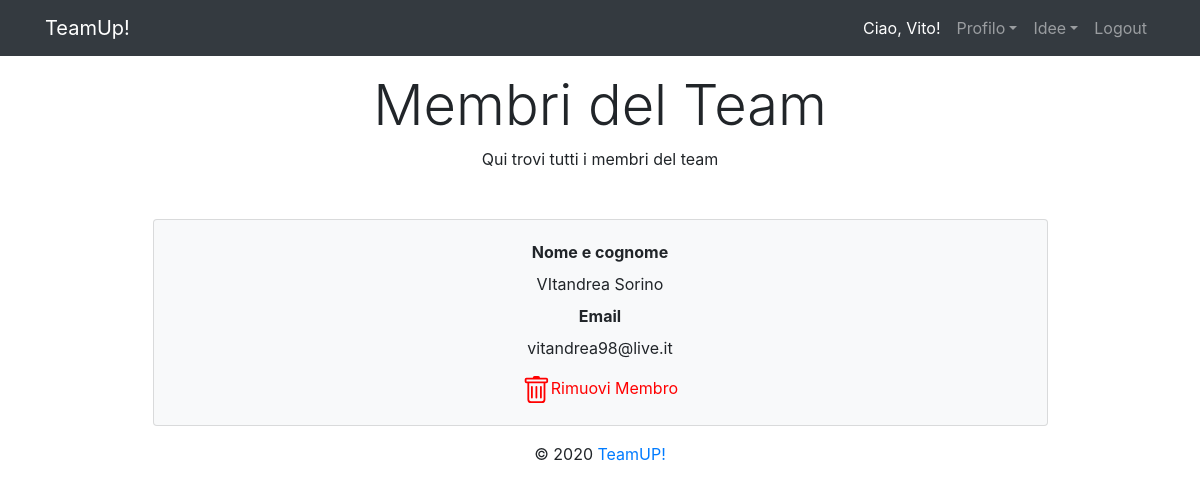
The page /users/getMembersList/10/5 (signed in) on the database its author committed.
### tables this page shows
CREATE TABLE IF NOT EXISTS `user` (
  `id` int(11) NOT NULL AUTO_INCREMENT,
  `firstName` varchar(30) NOT NULL,
  `lastName` varchar(30) NOT NULL,
  `email` varchar(100) NOT NULL,
  `psw` varchar(60) NOT NULL,
  PRIMARY KEY (`id`)
);

### app/controllers/Users.php (called while the page is built, shortened)
<?php
    class Users extends Controller{
        private $userModel;
        private $partecipationRequestModel;
        public function __construct() {
            $this->userModel = $this->model('User');
            $this->partecipationRequestModel = $this->model(PartecipationRequestModel::class);
            $this->ideaModel = $this->model(IdeaModel::class);
        }
        public function getMembersList($ideaId, $teamId){
            $data = [USERDTO_KEY => [], TEAM_ID => $teamId, IDEA_ID => $ideaId, OWNER => false];
            $data[USERDTO_KEY] = $this->userModel->getUsersByTeamId($teamId);
            $data[OWNER] = $this->ideaModel->getIdeaById($ideaId)->getOwnerId() == $_SESSION[USER_ID];
            foreach($data[USERDTO_KEY] as $user){
                $request = $this->partecipationRequestModel->getPartecipationRequestByUserIdAndIdeaId($ideaId, $user->getId());
            }
            $this->view("teams/members", $data);
        }
    }

### app/libraries/Core.php (called while the page is built, shortened)
<?php
  class Core
  {
      protected $currentMethod = 'bestIdeas';
      public function __construct()
      {
          $url = $this->getUrl();
          if ($url > 0 && file_exists('../app/controllers/' . ucwords($url[0]) . '.php')) {
              unset($url[0]);
          }
          $this->currentController = new $this->currentController;
          if (isset($url[1]) && method_exists($this->currentController, $url[1])) {
              $this->currentMethod = $url[1];
              unset($url[1]);
          }
          $this->params = $url ? array_values($url) : [];
          call_user_func_array([$this->currentController, $this->currentMethod], $this->params);
      }
      public function getUrl(){
          if (isset($_GET['url'])) {
              $url = rtrim($_GET['url'], '/');
              $url = filter_var($url, FILTER_SANITIZE_URL);
              return explode('/', $url);
          }
          return null;
      }
  }

### public/index.php (called while the page is built, shortened)
<?php
$init = new Core;

### app/libraries/Database.php (called while the page is built, shortened)
<?php
class Database {
    private $dbh;
    private $stmt;
    public function __construct(){
        $dsn = 'mysql:host=' . DB_HOST . ';dbname=' . DB_NAME;
        $options = array(
            PDO::ATTR_PERSISTENT => true,
            PDO::ATTR_ERRMODE => PDO::ERRMODE_EXCEPTION
        );
        try{
            $this->dbh = new PDO($dsn, DB_USER, DB_PASS, $options);
        } catch(PDOException $e){
            echo $e->getMessage();
        }
    }
    public function query($sql){
        $this->stmt = $this->dbh->prepare($sql);
    }
    public function bind($param, $value, $type = null){
        if(is_null($type)){
            switch(true){
                default:
                    $type = PDO::PARAM_STR;
            }
        }
        $this->stmt->bindValue($param, $value, $type);
    }
    public function execute(){
        return $this->stmt->execute();
    }
    public function classesFromResultSet($className){
        $this->execute();
        return $this->stmt->fetchAll(PDO::FETCH_CLASS, $className);
    }
    public function classFromSingle($className){
        $this->stmt->setFetchMode(PDO::FETCH_CLASS, $className);
        return $this->stmt->fetch();
    }
}

### app/models/User.php (called while the page is built, shortened)
<?php
    class User {
        protected $database;
        public function __construct(){
            $this->database = new Database();
        }
        public function getUsersByTeamId($teamId){
            $this->database->query(GET_MEMBER_LIST);
            $this->database->bind(":teamId", $teamId);
            return $this->database->classesFromResultSet(UserDTO::class);
        }
    }
    class UserDTO {
        private $firstName;
        private $lastName;
        private $email;
        private $reqId;
        public function getFirstName(){
            return $this->firstName;
        }
        public function getLastName(){
            return $this->lastName;
        }
        public function getEmail(){
            return $this->email;
        }
        public function getReqId()
        {
            return $this->reqId;
        }
        public function setReqId($reqId)
        {
            $this->reqId = $reqId;
        }
    }

### app/models/PartecipationRequestModel.php (called while the page is built, shortened)
<?php
class PartecipationRequestModel{
    protected $database;
    public function __construct(){
        $this->database = new Database();
    }
    public function getPartecipationRequestByUserIdAndIdeaId($ideaId,$userId){
        $this->database->query('SELECT partecipationRequest.* FROM partecipationRequest WHERE ideaId = :ideaId and userId = :userId');
        $this->database->bind(IDEA_ID_QUERY,$ideaId);
        $this->database->bind(USER_ID_QUERY,$userId);
        return $this->database->classFromSingle(PartecipationRequestDTO::class);
    }
}

### app/views/teams/members.php (the view, shortened to what this page needs)
<?php require APPROOT . '/views/inc/header.php'; ?>
    <div class="container rounded mt-2 col-md-10">
        <div class="container text-center">
            <label class="display-4 ">Membri del Team</label>
            <p>Qui trovi tutti i membri del team</p>
        </div>
        <div class = "container">
        <?php if($data[USERDTO_KEY] != null && sizeof($data[USERDTO_KEY]) > 0) : foreach ($data[USERDTO_KEY] as $user) : ?>
            <div class="card card-body rounded bg-light row mt-5">
                <div>
                    <div class="row" style="justify-content: center;">
                        <strong><label>Nome e cognome</label></strong>
                    </div>
                    <div class="row" style="justify-content: center;">
                        <?php echo $user->getFirstName() . " " . $user->getLastName(); ?>
                    </div>
                    <div class="row mt-2" style="justify-content: center;">
                        <strong><label>Email</label></strong>
                    </div>
                    <div class="row" style="justify-content: center;">
                        <?php echo $user->getEmail();?>
                    </div>
                </div>
                <?php if($data[OWNER]) : ?>
                <div>
                    <div class="col mt-3">
                        <a href="" data-toggle="modal" data-target="#exampleModalCenter" onclick="updateNewPopup('<?php echo URLROOT; ?>/teams/removeMemberFromTeam/<?php echo $data[IDEA_ID]; ?>/<?php echo $data[TEAM_ID]; ?>/<?php echo $user->getReqId(); ?>','Conferma','Annulla','Sei sicuro di voler rimuovere questo membro dal team?','Cancellazione Membro')" style="color: red">
                            <div class="row d-flex justify-content-center">
                                <div>Rimuovi Membro</div>
                            </div>
                        </a>
                    </div>
                </div>
                <?php endif; ?>
            </div>
        <?php endforeach; ?>
        <?php else :?>
            <div class="alert alert-warning text-center mt-5 mb-5" role="alert">
                Non sono presenti membri per questo team!
            </div>
        <?php endif;?>
        </div>
    </div>
<?php require APPROOT . '/views/inc/footer.php'; ?>

### rows shown on the page
user: firstName "VItandrea", lastName "Sorino", email "vitandrea98@live.it"

### other values the page prints
SITENAME "TeamUp!"
$_SESSION['userFirstName'] "Vito"
